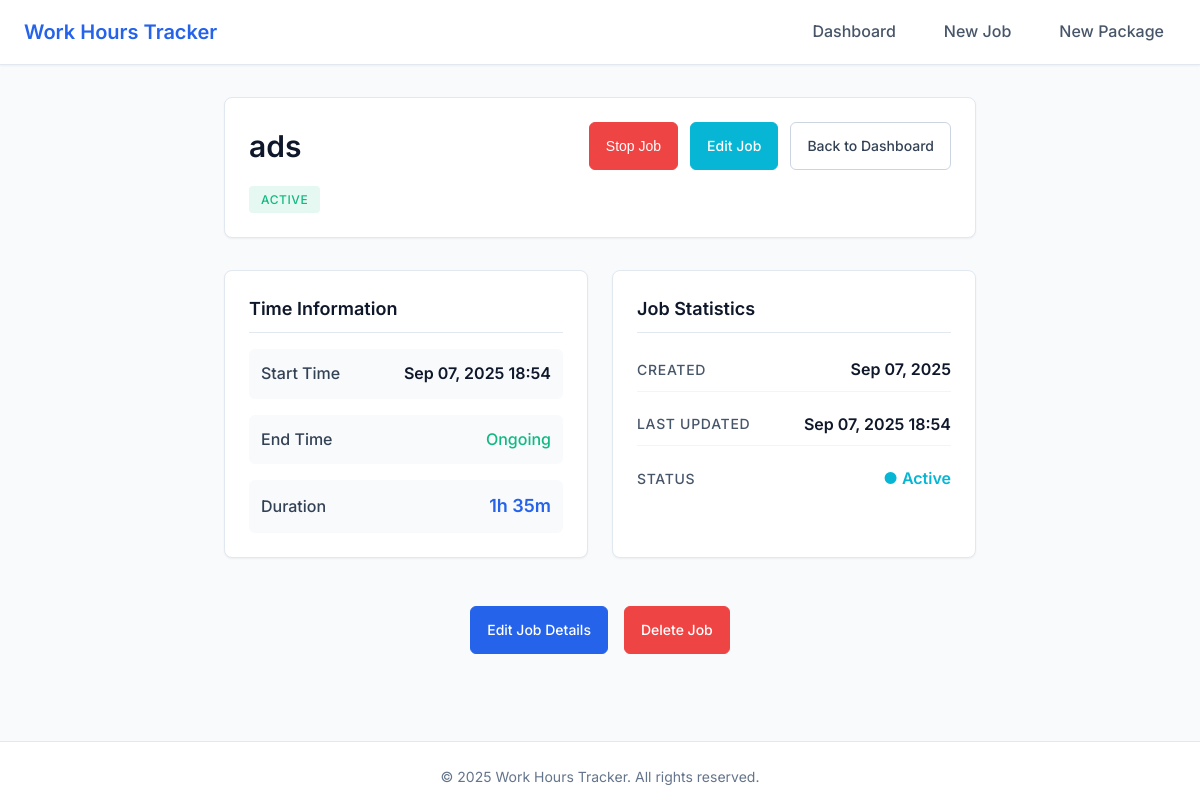
Page /job/1/ on the earlier database version.
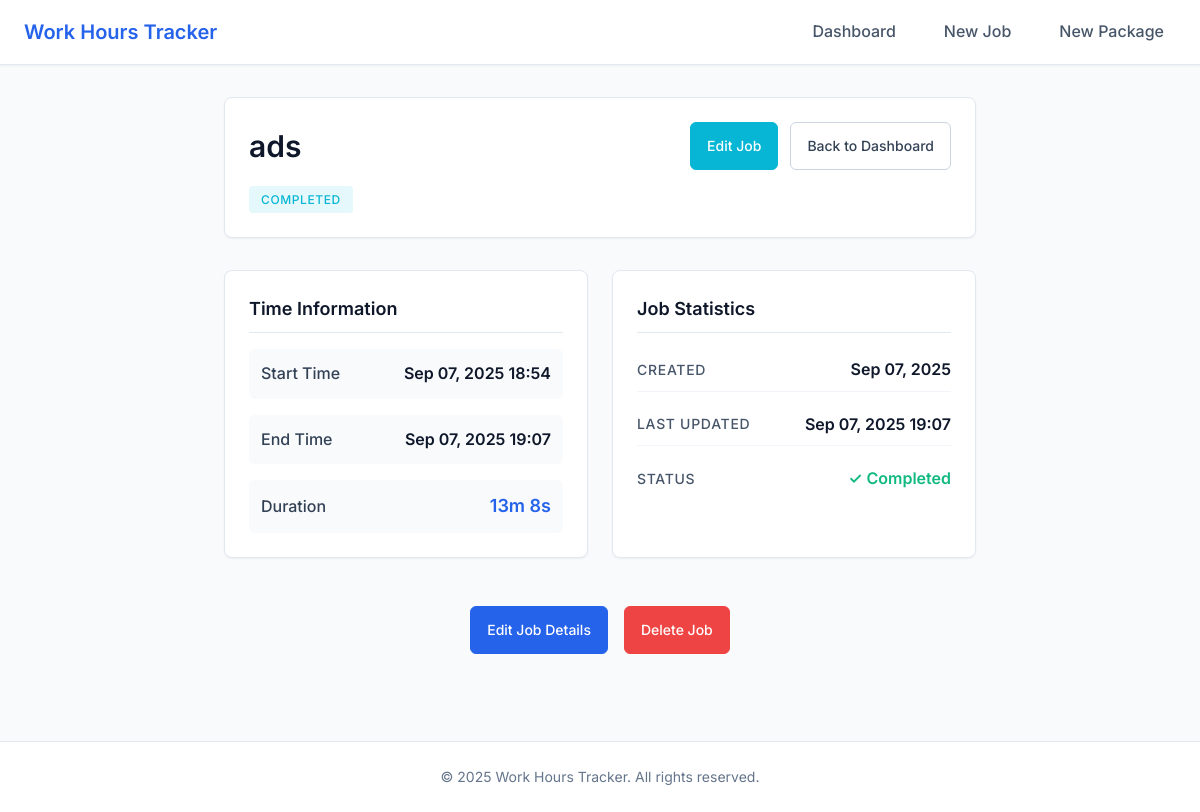
Same page on the later database version.
### ManageTime/models.py (models this page shows, shortened)
class Job(models.Model):
    title = models.CharField(
        max_length=120,
        validators=[MinLengthValidator(3)],
        help_text="Enter a descriptive title for this job"
    )
    start_time = models.DateTimeField(
        help_text="When the job started"
    )
    end_time = models.DateTimeField(
        null=True,
        blank=True,
        help_text="When the job ended (leave blank if ongoing)"
    )
    job_box = models.ForeignKey(
        JobBox,
        on_delete=models.CASCADE,
        related_name='jobs',
        null=True,
        blank=True,
        help_text="Optional job package this belongs to"
    )
    is_completed = models.BooleanField(
        default=False,
        help_text="Whether this job has been completed"
    )
    created_at = models.DateTimeField(auto_now_add=True)
    updated_at = models.DateTimeField(auto_now=True)
    class Meta:
        verbose_name = "Job"
        verbose_name_plural = "Jobs"
        ordering = ['-start_time']
    @property
    def duration(self):
        if self.end_time and self.start_time:
            return self.end_time - self.start_time
        elif self.start_time:
            return timezone.now() - self.start_time
        return timezone.timedelta(0)

### ManageTime/views.py (the view)
# urls.py: path('job/<int:job_id>/', views.job_detail, name='job_detail'),
def job_detail(request, job_id):
    job = get_object_or_404(Job, id=job_id)
    return render(request, 'job_detail.html', {'job': job})

### ManageTime/templatetags/duration_filters.py (called while the page is built)
@register.filter
def format_duration(duration):
    if not duration:
        return "-"
    total_seconds = int(duration.total_seconds())
    if total_seconds < 60:
        return f"{total_seconds}s"
    hours = total_seconds // 3600
    minutes = (total_seconds % 3600) // 60
    seconds = total_seconds % 60
    if hours > 0:
        if minutes > 0:
            return f"{hours}h {minutes}m"
        else:
            return f"{hours}h"
    elif minutes > 0:
        if seconds > 0:
            return f"{minutes}m {seconds}s"
        else:
            return f"{minutes}m"
    else:
        return f"{seconds}s"

### static/templates/job_detail.html (shortened to what this page needs)
{% extends 'base.html' %}
{% load static %}
{% load duration_filters %}
{% block content %}
<div class="detail-container">
    <div class="detail-header">
        <div class="detail-title-section">
            <h1 class="detail-title">{{ job.title }}</h1>
            <div class="detail-meta">
                <span class="status-badge {% if job.is_completed %}completed{% else %}active{% endif %}">
                    {% if job.is_completed %}Completed{% else %}Active{% endif %}
                </span>
            </div>
        </div>
        <div class="detail-actions">
            {% if not job.end_time %}
                <button class="btn btn-stop" onclick="stopJob({{ job.id }})">
                    Stop Job
                </button>
            {% endif %}
            <a href="{% url 'managetime:job_edit' job.id %}" class="btn btn-edit">
                Edit Job
            </a>
            <a href="{% url 'managetime:home' %}" class="btn btn-secondary">
                Back to Dashboard
            </a>
        </div>
    </div>
    <div class="detail-content">
        <div class="detail-grid">
            <div class="detail-card">
                <h3 class="card-title">Time Information</h3>
                <div class="info-grid">
                    <div class="info-item">
                        <label>Start Time</label>
                        <span class="info-value">{{ job.start_time|date:"M d, Y H:i" }}</span>
                    </div>
                    <div class="info-item">
                        <label>End Time</label>
                        <span class="info-value">
                            {% if job.end_time %}
                                {{ job.end_time|date:"M d, Y H:i" }}
                            {% else %}
                                <span class="ongoing">Ongoing</span>
                            {% endif %}
                        </span>
                    </div>
                    <div class="info-item">
                        <label>Duration</label>
                        <span class="info-value duration-highlight">
                            {{ job.duration|format_duration }}
                        </span>
                    </div>
                </div>
            </div>
            <div class="detail-card">
                <h3 class="card-title">Job Statistics</h3>
                <div class="stats-mini">
                    <div class="stat-item">
                        <span class="stat-label">Created</span>
                        <span class="stat-value">{{ job.created_at|date:"M d, Y" }}</span>
                    </div>
                    <div class="stat-item">
                        <span class="stat-label">Last Updated</span>
                        <span class="stat-value">{{ job.updated_at|date:"M d, Y H:i" }}</span>
                    </div>
                    <div class="stat-item">
                        <span class="stat-label">Status</span>
                        <span class="stat-value">
                            {% if job.is_completed %}
                                <span class="status-completed">✓ Completed</span>
                            {% else %}
                                <span class="status-active">● Active</span>
                            {% endif %}
                        </span>
                    </div>
                </div>
            </div>
        </div>
        <div class="detail-actions-bottom">
            <a href="{% url 'managetime:job_edit' job.id %}" class="btn btn-primary">
                Edit Job Details
            </a>
            <a href="{% url 'managetime:job_delete' job.id %}" class="btn btn-danger"
               onclick="return confirm('Are you sure you want to delete this job? This action cannot be undone.')">
                Delete Job
            </a>
        </div>
    </div>
</div>
{% endblock %}

Differences in the rows shown:
changed Job "ads": is_completed False → True (drawn); end_time (not shown) → "Sep 07, 2025 19:07"; duration "1h 35m" → "13m 8s"; updated_at "Sep 07, 2025 18:54" → "Sep 07, 2025 19:07"
Other differences:
text no longer shown: "ACTIVE Stop Job Ongoing ● Active"
text now shown: "COMPLETED ✓ Completed"
